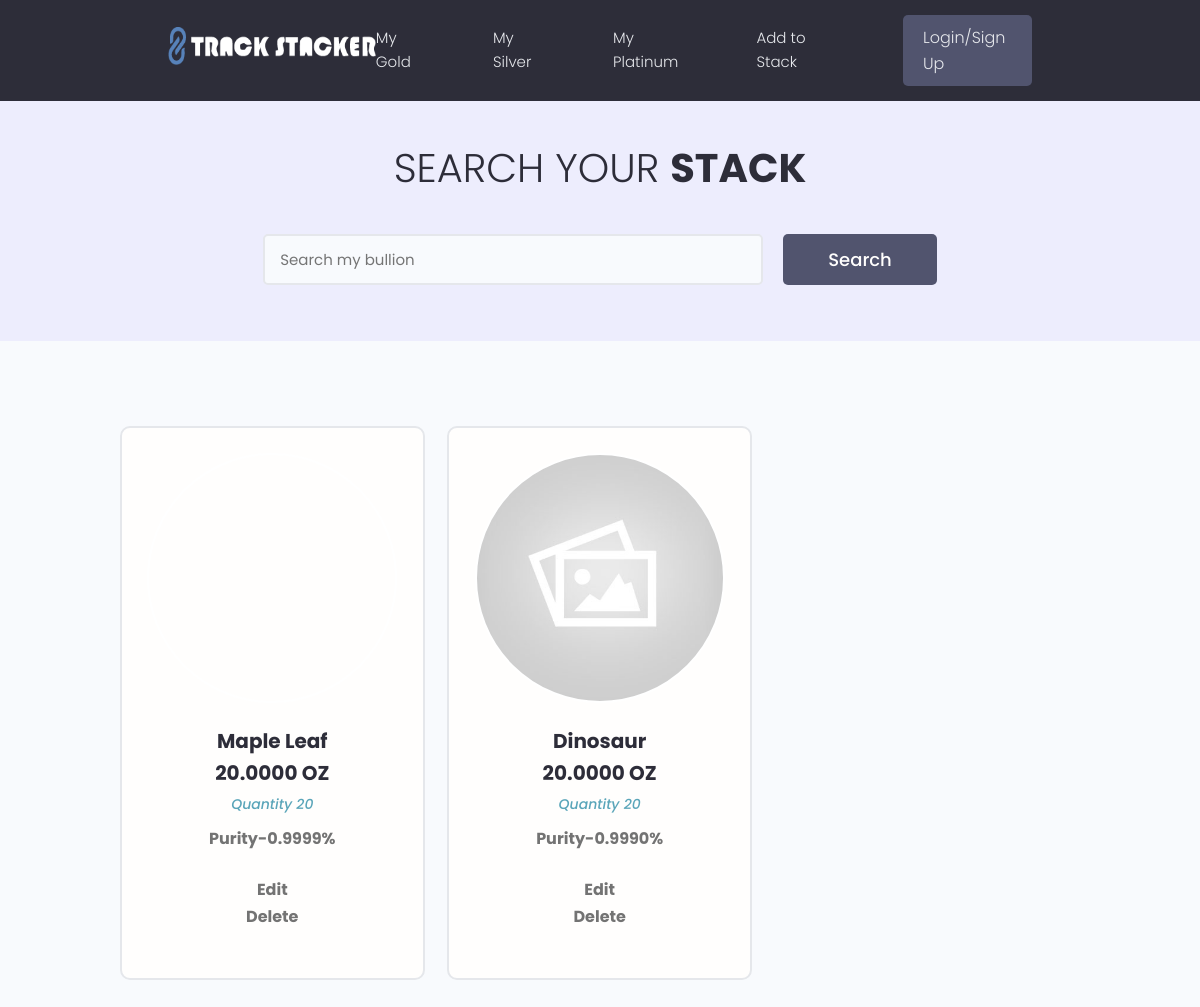
Screenshot of /silver/ with the database file from the repository.
### tracker/models.py (models this page shows, shortened)
class Silver(models.Model):
    METAL_TYPES = (
        ('gold', 'Gold'),
        ('silver', 'Silver'),
        ('platinum', 'Platinum'),
    )
    BAR_ROUND_MISC = (
        ('bar', 'Bar'),
        ('round', 'Round'),
        ('misc', 'Misc'),
    )
    owner = models.OneToOneField(Profile, on_delete=models.CASCADE, default=None, null=True, blank=True)
    metal_type = models.CharField(max_length=100, choices=METAL_TYPES, default='')
    item_type = models.CharField(max_length=100, choices=BAR_ROUND_MISC, default='')
    item_name = models.CharField(max_length=100)
    featured_image = models.ImageField(default='default.jpg', null=True, blank=True)
    purity = models.DecimalField(max_digits=15, decimal_places=4, null=True, blank=True)
    quantity = models.IntegerField()
    weight_troy_oz = models.DecimalField(max_digits=10, decimal_places=4)
    cost_to_purchase = models.DecimalField(max_digits=20, decimal_places=2)
    shipping_cost = models.DecimalField(max_digits=15, decimal_places=2, null=True, blank=True)
    purchased_from = models.CharField(max_length=100)
    sell_price = models.DecimalField(max_digits=10, decimal_places=2, null=True, blank=True)
    created = models.DateTimeField(auto_now_add=True)
    id = models.UUIDField(default=uuid.uuid4, unique=True, primary_key=True, editable=False)
    class Meta:
        verbose_name_plural = "Silver"

### tracker/views.py (the view)
# urls.py: path('<str:metal_type>/', views.metalPage, name='metal_page'),
def metalPage(request, metal_type):
    metal_objects = None
    template_name = None
    if metal_type == 'gold':
        metal_objects = Gold.objects.all()
        template_name = 'tracker/gold.html'
    elif metal_type == 'silver':
        metal_objects = Silver.objects.all()
        template_name = 'tracker/silver.html'
    elif metal_type == 'platinum':
        metal_objects = Platinum.objects.all()
        template_name = 'tracker/platinum.html'
    else:
        return HttpResponseNotFound("Metal type not found.")
    context = {'metal_objects': metal_objects}
    return render(request, template_name, context)

### tracker/templates/tracker/silver.html (shortened to what this page needs)
{% extends 'main.html' %}
{% block content %}
{% load static %}
<main class="projects">
    <section class="hero-section text-center">
      <div class="container container--narrow">
        <div class="hero-section__box">
          <h2>Search your <span>Stack</span></h2>
        </div>
        <div class="hero-section__search">
          <form class="form" action="#" method="get">
            <div class="form__field">
              <input class="input input--text" id="formInput#search" type="text" name="text"
                placeholder="Search my bullion" />
            </div>
            <input class="btn btn--sub btn--lg" type="submit" value="Search" />
          </form>
        </div>
      </div>
    </section>
    <section class="projectsList">
      <div class="container">
        <div class="grid grid--three">
          {% for object in metal_objects %}
          <div class="column">
            <div class="card project">
              <a href="#" class="project">
                {% if object.featured_image.url != None %}
                <div class="project__thumbnail" style="width: 25rem; height: 25rem;
                  background-image: url('{{ object.featured_image.url }}');
                  background-size: cover; background-position: top center;
                  border-radius: 50%; overflow: hidden; border: 2px solid #fff;">
                </div>
                {% else %}
                <div class="project__thumbnail" style="width: 25rem; height: 25rem;
                  background-image: url('{% static 'images/default.jpg' %}');
                  background-size: cover; background-position: top center;
                  border-radius: 50%; overflow: hidden; border: 2px solid #fff;">
                </div>
                {% endif %}
                <div class="card__body">
                  <h3 class="project__title">{{object.item_name}}</h3>
                  <h3 class="project__title">{{object.weight_troy_oz}} OZ</h3>
                  <p><a class="project__author" href="#">Quantity {{object.quantity}}</a></p>
                  <p class="project--rating">
                    <span style="font-weight: bold;">Purity-{{object.purity}}%</span>
                  </p>
                  <p class="project--rating">
                    <a href="{% url 'editPage' metal_type='silver' pk=object.pk %}"><span style="font-weight: bold;">Edit</span></a><br>
                    <a href="{% url 'deletePage' metal_type='gold' pk=object.pk %}"><span style="font-weight: bold;">Delete</span></a>
                  </p>
                </div>
              </a>
            </div>
          </div>
          {% endfor %}
        </div>
      </div>
    </section>
  </main>
{% endblock content %}

### static/styles/app.css (style rules this page uses)
:root { --color-sub: #2d2d39; }
.btn--sub { background-color: var(--color-sub-light); }
.card { border: 2px solid var(--color-light); }
.hero-section { height: 40vh; display: flex; align-items: center; background-color: var(--color-sub); }
.hero-section__box { margin-bottom: 4rem; }
.hero-section__box > h2, .hero-section__box > h2 > span { font-size: 4rem; color: var(--color-light); line-height: 1.3; text-transform: uppercase; }
.hero-section__box > h2 { font-weight: 300; }
.hero-section__box > h2 > span { font-weight: 700; }
.hero-section__search > .form { display: flex; align-items: center; justify-content: center; gap: 2rem; }
.hero-section__search > .form input.input--text { width: 50rem; }
.project__author { font-size: 1.4rem; font-style: italic; }
.project--rating { margin-bottom: 1.6em; margin-top: .5em; }
.projects > .hero-section { background: var(--color-sub-lighter); height: 30vh; }
.projects .hero-section__box { margin-bottom: 2.5rem; }
.projects .hero-section__box > h2 { color: var(--color-sub); }
.projects .hero-section__box > h2 > span { font-weight: 700; color: var(--color-sub); }
.projectsList { margin-top: 8rem; }
.project__thumbnail { margin-top:25px; height: 25rem; object-fit: cover; object-position: top center; }
.project__title { font-size: 2rem; font-weight: 700; color: var(--color-sub); }

### static/uikit/styles/modules/_variables.css (style rules this page uses)
:root { --color-main: #5aa5b9; --color-main-light: #e6faff; --color-sub: #3f4156; --color-sub-light: #51546e; --color-sub-lighter: #ededfd; --color-text: #737373; --color-gray: #8b8b8b; --color-light: #e5e7eb; --color-light-gray: #767676; --color-bg: #f8fafd; --color-white: #fffefd; --color-white-light: #f3f3f3; --color-success: #359e64; --color-success-bg: #def8e8; --color-error: #fc4b0b; --color-error-bg: #fff2ee; --font-base: 'Poppins', arial, helvetica, 'Segoe UI', roboto, ubuntu, sans-serif; --font-monospace: 'Fira Code', 'Courier New', courier, monospace; --font-regular: 300; --font-medium: 500; --font-bold: 700; --generic-shadow: 1px 1px 5px #00000010; --generic-transition: all 0.3s ease-in-out; }

### static/uikit/styles/modules/_base.css (style rules this page uses)
* { margin: 0; padding: 0; box-sizing: border-box; text-rendering: optimizeLegibility; color: inherit; font-size: inherit; }
html { font-size: 50%; }
@media only screen and (min-width: 480px) { html { font-size: 56.25%; } }
@media only screen and (min-width: 1200px) { html { font-size: 62.5%; } }
body { line-height: 1.6; font-weight: 400; font-size: 1.5rem; color: var(--color-text); background-color: var(--color-bg); min-height: 100vh; }

### static/uikit/styles/modules/_typography.css (style rules this page uses)
* { font-family: var(--font-base); }
h2 { font-size: 3.6rem; font-weight: var(--font-bold); }
h3 { font-size: 3.2rem; font-weight: var(--font-medium); }
p, span, strong { font-size: 1.6rem; color: var(--color-text); font-weight: var(--font-regular); }
a { padding-bottom: 2px; text-decoration: none; display: inline-block; color: var(--color-main); font-weight: var(--font-medium); }

### static/uikit/styles/modules/_utilities.css (style rules this page uses)
.container { width: 92%; max-width: 165rem; margin: 0 auto; box-sizing: border-box; }
.container--narrow { width: 92%; max-width: 120rem; }
@media screen and (min-width: 1000px) { .container { width: 90%; } }
@media screen and (min-width: 1000px) { .container--narrow { width: 85%; } }
@media screen and (min-width: 1200px) { .container { width: 80%; } }
@media screen and (min-width: 1200px) { .container--narrow { width: 72%; } }
.text-center { text-align: center; }

### static/uikit/styles/modules/_button.css (style rules this page uses)
.btn { display: inline-block; position: relative; cursor: pointer; background-color: var(--color-light); font-weight: var(--font-medium); color: var(--color-sub); text-decoration: none; padding: 1rem 2rem; border-radius: 0.5rem; border: none; width: -webkit-fit-content; width: -moz-fit-content; width: fit-content; height: -webkit-fit-content; height: -moz-fit-content; height: fit-content; font-size: 1.6rem; outline-width: 0; outline-color: transparent; -webkit-backface-visibility: hidden; backface-visibility: hidden; transition: all 0.3s ease-in-out; }
.btn--sub { background-color: var(--color-sub); color: var(--color-white); }
.btn--lg { font-size: 1.8rem; padding: 1.2rem 4.5rem; }

### static/uikit/styles/modules/_card.css (style rules this page uses)
.card { border-radius: 1rem; background-color: var(--color-white); border: 1.5px solid var(--color-light); width: auto; height: auto; margin-top: 0.5rem; margin-bottom: 0.5rem; overflow: hidden; display: flex; flex-direction: column; justify-content: center; align-items: center; text-align: center; }
.card__body, .card__header { padding: 2rem 2.5rem; }

### rows the page displays
Silver: item_name "Maple Leaf", weight_troy_oz "20.0000", quantity "20", purity "0.9999"
Silver: item_name "Dinosaur", weight_troy_oz "20.0000", quantity "20", purity "0.9990"
